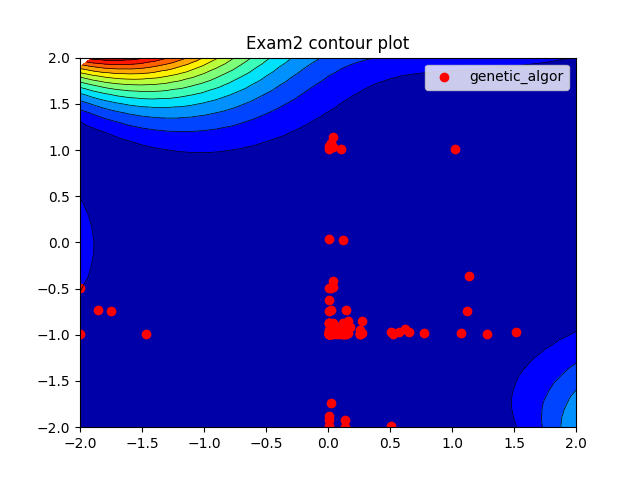

The Python source for this figure:
import numpy as np
import pandas as pd
from matplotlib import cm
from matplotlib import pyplot as plt

df_graph = pd.read_csv("./exam2_output.csv")
df_gen = pd.read_csv("./genetic_algorithm_output.csv")

#Contour
X1 = df_graph["x1"]
X2 = df_graph["x2"]
Z = np.array(df_graph['z'])

X1_gen = df_gen["x1"]
X2_gen = df_gen["x2"]

plt.tricontour(X1, X2, Z, 15, linewidths=0.5, colors='k')
plt.tricontourf(X1, X2, Z, 15, cmap=cm.jet)
plt.scatter(X1_gen, X2_gen, color="#FF0000", label="genetic_algor")

plt.title("Exam2 contour plot")
plt.legend()
plt.show()
